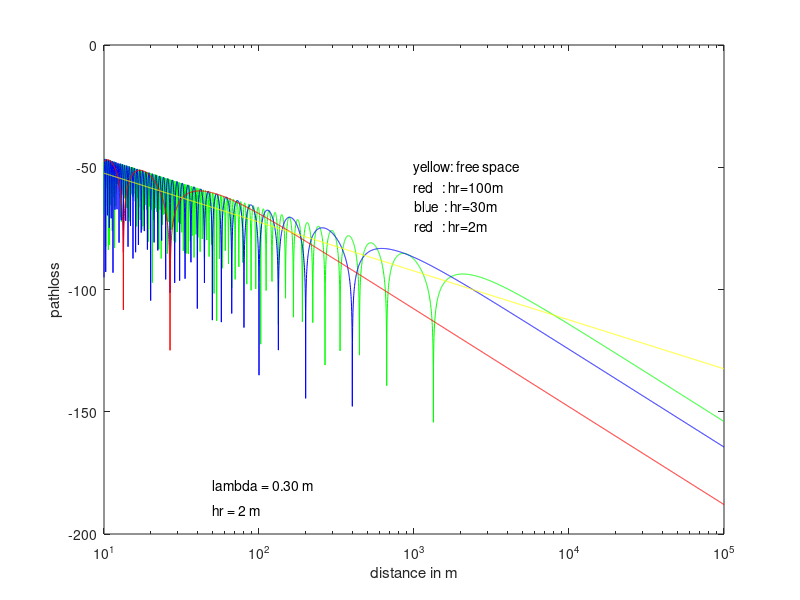

The MATLAB script that drew this image:
%--------------Assignment -1
%----------WIRELESS COMMUNICATIONS
%--------Prof. Dr. Said E. El-Khamy
%----Communication & Electronics department
%--Student Name: Asmaa Gamal Abdel-Halem Mabrouk Nagy %أسماء جمال عبد الحليم مبروك ناجي
%--Student ID: 15010473  
%--Title: The 2-Ray Ground Reflection Model MATLAB Codes & graphs 

lambda = 0.3; 
ht100=100;
ht30=30;
ht2=2;
hr=2;

axis=[];
p100=[];
p30=[];
p2=[];
pfsl=[];


for i=1000:5000
 d=10^(i/1000);
 axis =[axis d]; 
 fspower  = (lambda/(4*3.1415*d))^2 ;
 power100 = fspower * 4 *(sin(2*3.1415*hr*ht100/(lambda*d)))^2;
 power30  = fspower* 4 *(sin(2*3.1415*hr*ht30/(lambda*d)))^2;
 power2   = fspower * 4 *(sin(2*3.1415*hr*ht2/(lambda*d)))^2;

 p100 =[p100, 10*log10(power100)];
 p30 =[p30, 10*log10(power30)];
 p2 =[p2, 10*log10(power2)];
 pfsl=[pfsl, 10*log10(fspower)];
end

text('FontSize',18)

semilogx(axis,p100, 'g-',axis,p30, 'b-',axis,p2, 'r-',axis,pfsl,'y-')
 
 
xlabel('distance in m');
ylabel('pathloss');
text(1000,-66,'blue  : hr=30m');
text(1000,-74,'red   : hr=2m');
text(1000,-58,'red   : hr=100m');
text(1000,-50,'yellow: free space');

text(50,-180,'lambda = 0.30 m');
text(50,-190,'hr = 2 m');